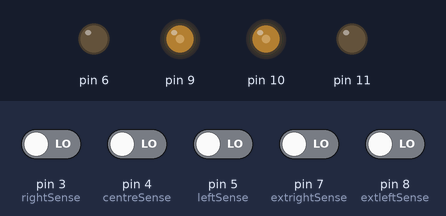
The sketch below on a simulated Arduino Uno, built with avr-gcc and run on an emulated ATmega328P. On the bench: output pins drawn as LEDs (lit = HIGH). Inputs (shaded band) come from the test bench; at power-on: pin 3 (rightSense), pin 4 (centreSense), pin 5 (leftSense), pin 7 (extrightSense), pin 8 (extleftSense) LOW.

Above: at 0.1 s.
Timing chart, 0 to 1.6 s (numbered marks = the images above):
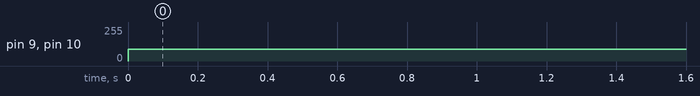

Measured:
- by itself, pin 9, pin 10: 0/255 → 90/255 at 0.00 s

The sketch:

new1.ino
```cpp
const int leftSpeed = 90;
const int rightSpeed = 90;
const int Kp = 16;
const int Ki = 0;
const int Kd = 2;
int m1Speed = 0;
int m2Speed = 0;
int P = 0;
int I = 0;
int D = 0;
int PID = 0;
int prevError = 0;
int curError = 0;
int extleftSense = 8;
int leftSense = 5;
int centreSense = 4;
int rightSense = 3;
int extrightSense = 7;
int val1 = 0;
int val2 = 0;
int val3 = 0;
int val4 = 0;
int val5 = 0;
void setup()
{
  pinMode(extleftSense, INPUT);
  pinMode(leftSense, INPUT);
  pinMode(centreSense, INPUT);
  pinMode(rightSense, INPUT);
  pinMode(extrightSense, INPUT);
  pinMode(6, OUTPUT);
  pinMode(9, OUTPUT);
  pinMode(10, OUTPUT);
  pinMode(11, OUTPUT);
}

void loop()
{
  int fast = 0;
// readData();
  val1 = digitalRead(extleftSense);
  val2 = digitalRead(leftSense);
  val3 = digitalRead(centreSense);
  val4 = digitalRead(rightSense);
  val5 = digitalRead(extrightSense);
  if (fast == 0)
  {
// calculatePID();

    P = curError;
    I = prevError + curError;
    D = prevError - curError;
    prevError = curError;

// runBOT();
    PID = (Kp*P) + (Ki*I) + (Kd*D);

    m1Speed = leftSpeed + PID;
    m2Speed = rightSpeed - PID;

    analogWrite(9, m1Speed);
    analogWrite(6, 0);
    analogWrite(10, m2Speed);
    analogWrite(11, 0);
  }
}
```
